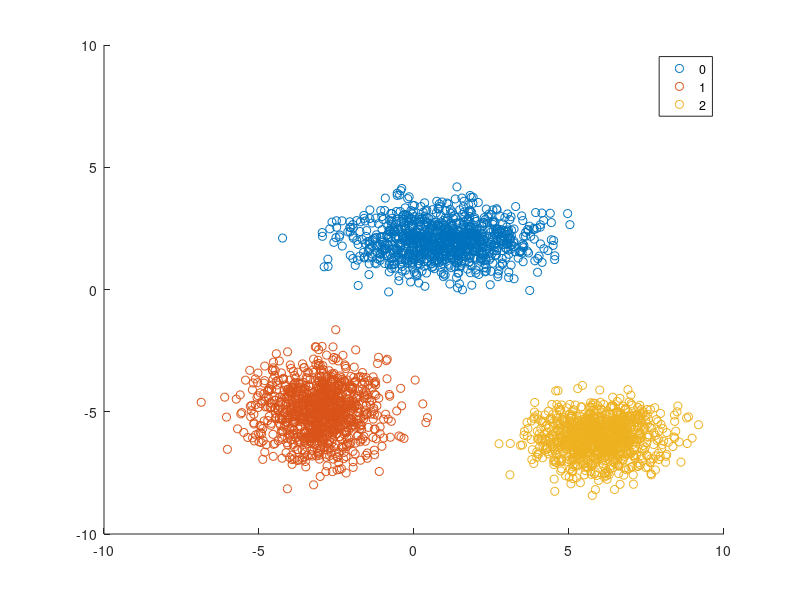

MATLAB code for this plot: (Note: this script raises an error after producing the figure.)
%test continuous distributions

%http://www.mathworks.com/help/stats/fitgmdist.html

%% 2D

mu1 = [1 2];
Sigma1 = [2 0; 0 0.5];
mu2 = [-3 -5];
Sigma2 = [1 0;0 1];
mu3 = [6 -6];
Sigma3 = [1 0;0 0.5];
rng(1); % For reproducibility
X = [mvnrnd(mu1,Sigma1,1000);mvnrnd(mu2,Sigma2,1000);mvnrnd(mu3,Sigma3,1000)];


%get gaussian mixture model
GMModel = fitgmdist(X,3);

figure
y = [zeros(1000,1);ones(1000,1);ones(1000,1)*2];
h = gscatter(X(:,1),X(:,2),y);
hold on
ezmesh(@(x1,x2)pdf(GMModel,[x1 x2]),get(gca,{'XLim','YLim'}))
title('{\bf Scatter Plot and Fitted Gaussian Mixture Contours}')
legend(h,'Model 0','Model1')
hold off

%% 3D

nn = 1000;

MU1 = [2 2 2];
SIGMA1 = [2 0 0; 0 .5 0; 0 0 1];

MU2 = [-3 -3 -3];
SIGMA2 = [1 0 0; 0 3 0; 0 0 2];

MU3 = [0 4 10];
SIGMA3 = [2 0 0; 0 1 0; 0 0 .5];

X1 = mvnrnd(MU1,SIGMA1,nn);
X2 = mvnrnd(MU2,SIGMA2,nn);
X3 = mvnrnd(MU3,SIGMA3,nn);

figure
scatter3(X1(:,1),X1(:,2),X1(:,3),10,'r.')
hold on
scatter3(X2(:,1),X2(:,2),X2(:,3),10,'b.')
hold on
scatter3(X3(:,1),X3(:,2),X3(:,3),10,'g.')
hold off

title('Training Distributions')
xlabel('x')
ylabel('y')
zlabel('z')
legend('Group1','Group2','Group3')

X_All = [X1;X2;X3];

%get gaussian mixture model
GMModel = fitgmdist(X_All,3);

F1 = pdf(GMModel,X_All);

figure
scatter3(X_All(:,1),X_All(:,2),X_All(:,3),8,F1(:));

colormap(cool);
colorbar;
title('Density Estimates')
xlabel('x')
ylabel('y')
zlabel('z')
